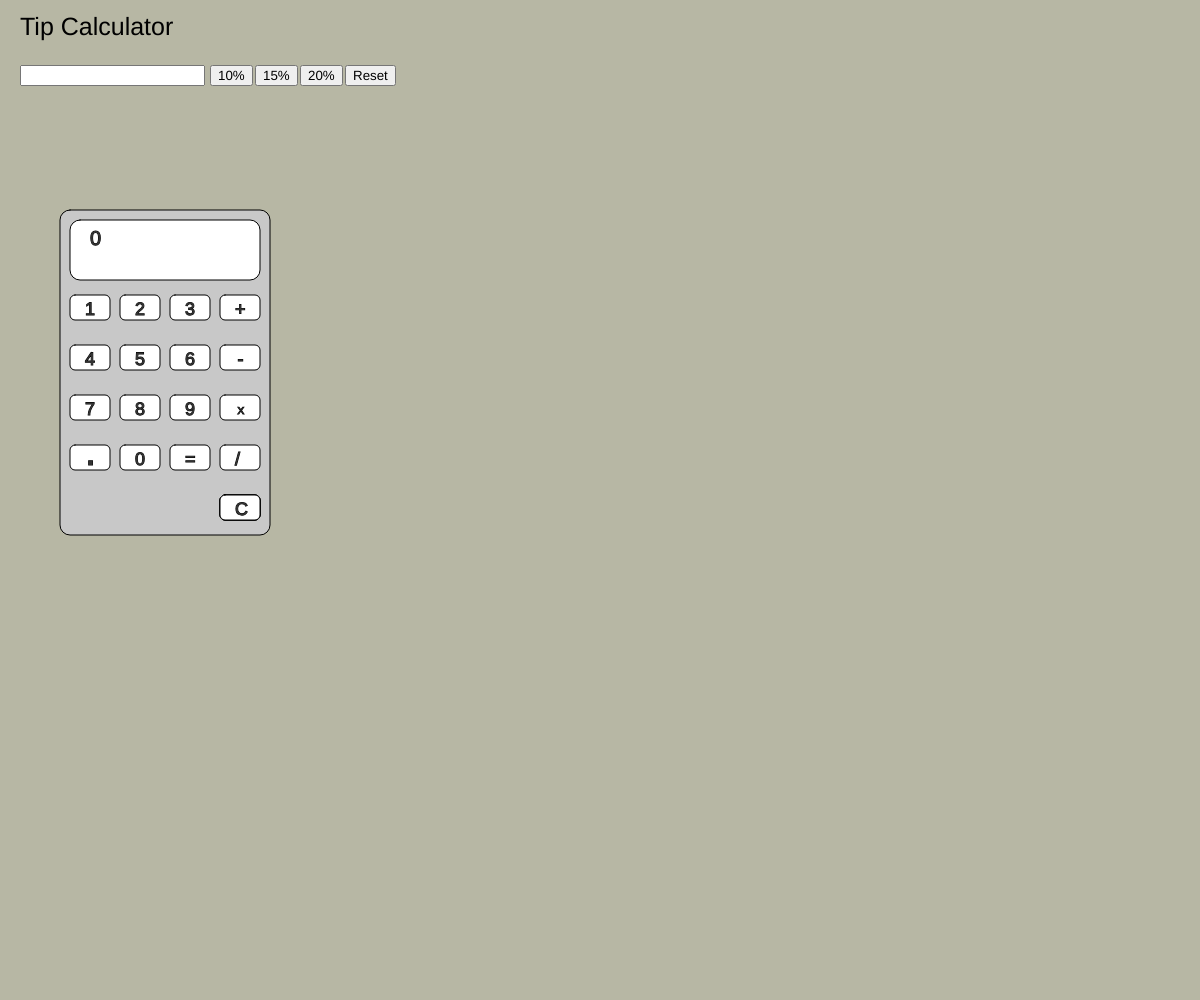
Frame 1 (no input)
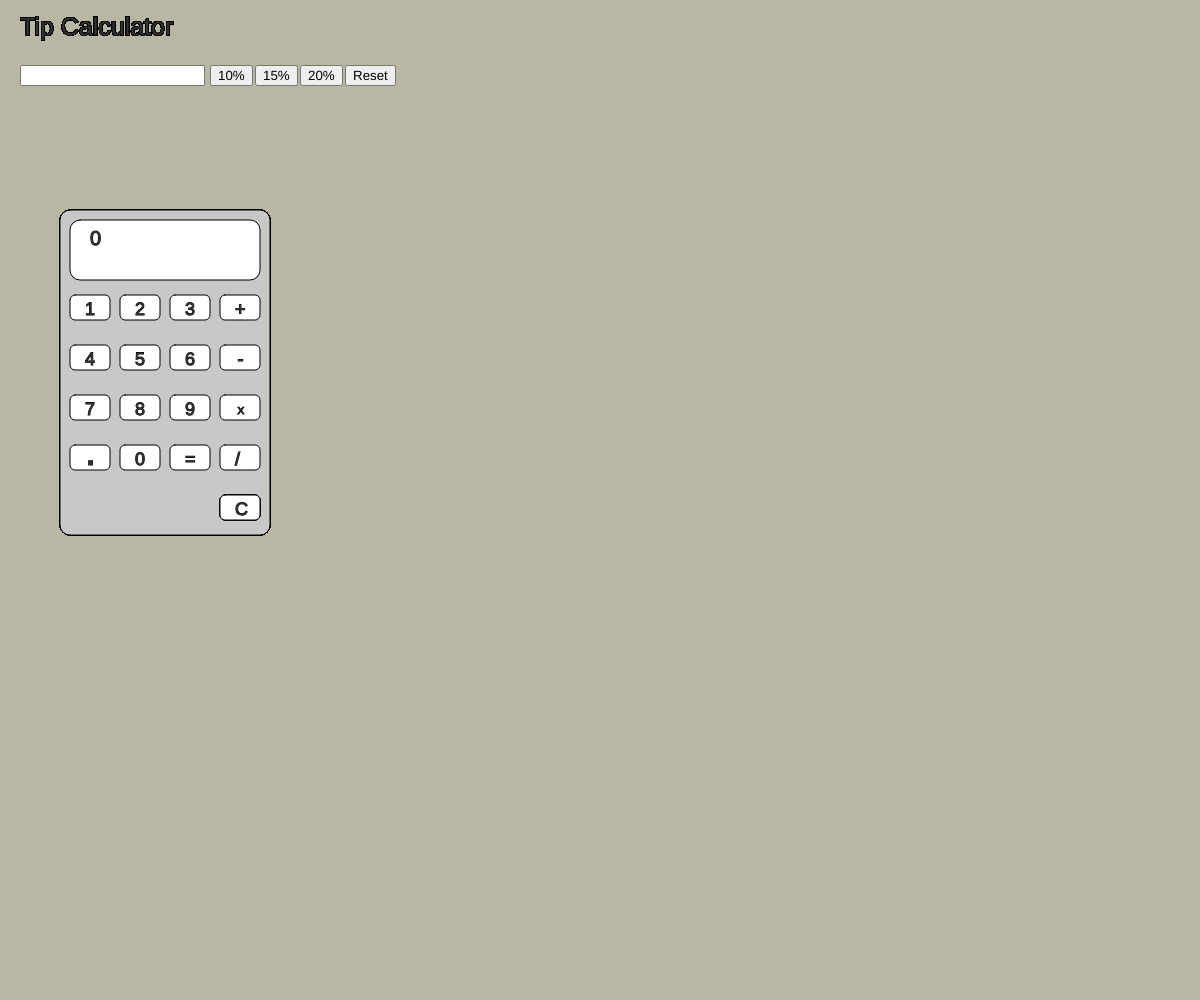
Frame 60 (no input)
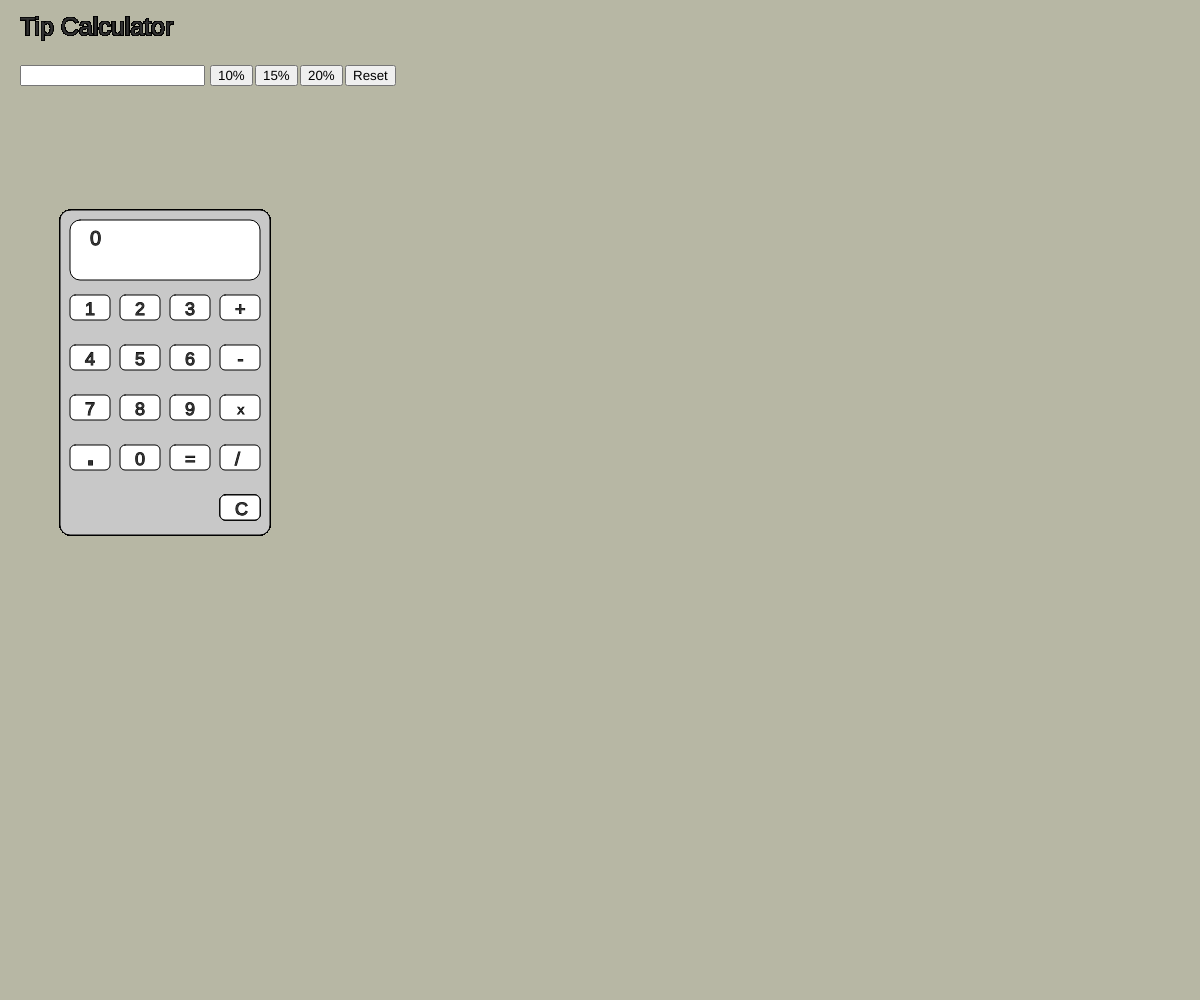
Frame 120 (the mouse pressed at the canvas centre since frame 60)

The p5.js sketch that drew these frames (run headless with seeded random() and noise() and a simulated clock; from frame 60 on, the mouse is pressed at the canvas centre):

// p5.js sketch
// ── sketch.js
let num1, num2, num3, i, add, sub, mult, div;

function setup() {
    createCanvas(innerWidth, innerHeight);
    background(183, 183, 164);
    clean();
    
    //Input Box
    input = createInput();
    input.position(20, 65);
    
    //10% Tip Calculation
    button = createButton('10%');
    button.position(input.x + input.width + 5, 65);
    button.mousePressed(tenPercentTip);
    
    //15% Tip Calculation
    button = createButton('15%');
    button.position(input.x + input.width + 50, 65);
    button.mousePressed(fifteenPercentTip);
    
    //20% Tip Calculation
    button = createButton('20%');
    button.position(input.x + input.width + 95, 65);
    button.mousePressed(twentyPercentTip);
    
    //Clear Button
    button = createButton('Reset');
    button.position(input.x +input.width + 140, 65);
    button.mousePressed(resetTip);
}

function draw() {
    textSize(25);
    text('Tip Calculator', 20, 35);
    
    //Drawing Calculator Using Loops
    fill(200);
    rect(60,210,210,325,10);
    fill(255);
    rect(70,220,190,60,10)
    for(let x=0; x<4; x++){
        for(let y=0; y<4; y++){
            stroke('black');
            fill('white');
            rect(70+x*50,295+y*50,40,25,5,5,5,5);
        }
            rect(220,495,40,25,5,5,5,5);
        }
    
    //Adding Text to Calculator
    textSize(18);
    fill(50);
    text('1', 85, 315);
    text('2', 135, 315);
    text('3', 185, 315);
    text('4', 85, 365);
    text('5', 135, 365);
    text('6', 185, 365);
    text('7', 85, 415);
    text('8', 135, 415);
    text('9', 185, 415);
    text('0', 135, 465);

    text('+', 235, 315);
    text('-', 237.5, 365);
    textSize(10);
    text('X', 237.5, 413.5);
    textSize(18);
    text('/', 235, 465);
    text('C', 235, 515);
    text('=', 185, 465);
    textSize(40);
    text('.', 85, 465);
    
    textAlign(LEFT);
    textSize(20);
    text(num1, 90, 245);
    if (add == true) {
    text('+', 75, 270);
    text(num2, 90, 270);
    }
    if (sub == true) {
    text('-', 75, 270);
    text(num2, 90, 270);
    }
    if (mult == true) {
    text('x', 75, 270);
    text(num3, 90, 270);
    }
    if (div == true) {
    text('/', 75, 270);
    text(num3, 90, 270);
    }
}

function clean(){
    num1 = 0;
    num2 = 0;
    num3 = 1;
    i = 0;
    add = false;
    sub = false;
    mult = false;
    div = false;
    console.log(num1);
}

function tenPercentTip() {
    let number = input.value();
    if(number>-1000000) {
        let tipAmount = number * 0.1;
        text('The tip for $' + number + ' is ' + tipAmount, 20, 130);
    }
    else{
        text('Please input a number, Thank you!', 20, 130);
    }
}

function fifteenPercentTip() {
    let number = input.value();
    if(number>-1000000) {
        let tipAmount = number * 0.15;
        text('The tip for $' + number + ' is ' + tipAmount, 20, 160);
    }
    else{
        text('Please input a number, Thank you!', 20, 160);
    }
}

function twentyPercentTip() {
    let number = input.value();
    if(number>-1000000) {
        let tipAmount = number * 0.2;
        text('The tip for $' + number + ' is ' + tipAmount, 20, 190);
    }
    else{
        text('Please input a number, Thank you!', 20, 190);
    }
}

function resetTip() {
    background(183, 183, 164);
}

function mousePressed() {
    if (sq(20) >= sq(mouseX - 85) + sq(mouseY - 315)) { 
        //number 1
        calcNum(1);
    }
    if (sq(20) >= sq(mouseX - 135) + sq(mouseY - 315)) { 
        //number 2
        calcNum(2);
    }
    if (sq(20) >= sq(mouseX - 185) + sq(mouseY - 315)) { 
        //number 3
        calcNum(3);
    }
    if (sq(20) >= sq(mouseX - 85) + sq(mouseY - 365)) { 
        //number 4
        calcNum(4);
    }
    if (sq(20) >= sq(mouseX - 135) + sq(mouseY - 365)) { 
        //number 5
        calcNum(5);
    }
    if (sq(20) >= sq(mouseX - 185) + sq(mouseY - 365)) { 
        //number 6
        calcNum(6);
    }
    if (sq(20) >= sq(mouseX - 85) + sq(mouseY - 415)) { 
        //number 7
        calcNum(7);
    }
    if (sq(20) >= sq(mouseX - 135) + sq(mouseY - 415)) { 
        //number 8
        calcNum(8);
    }
    if (sq(20) >= sq(mouseX - 185) + sq(mouseY - 415)) { 
        //number 9
        calcNum(9);
    }
    if (sq(20) >= sq(mouseX - 135) + sq(mouseY - 465)) { 
        //number 0
        calcNum(0);
    }
    if (sq(20) >= sq(mouseX - 85) + sq(mouseY - 465)) { 
        //colon
        if (i >= 0) {
            i = -1;
        }
    }
    if (sq(20) >= sq(mouseX - 235) + sq(mouseY - 515)) { 
        //clear
        clean();
    }
    if (sq(20) >= sq(mouseX - 235) + sq(mouseY - 315)) {
        //addition
        add = true;
        sub = false;
        mult = false;
        div = false;
        i = 0;
        num1 += num2;
        num2 = 0;
        console.log(num1);
    }
    if (sq(20) >= sq(mouseX - 235) + sq(mouseY - 365)) {
        //subtraction
        add = false;
        sub = true;
        mult = false;
        div = false;
        i = 0;
        num1 -= num2;
        num2 = 0;
        console.log(num1);
    }
    if (sq(20) >= sq(mouseX - 237.5) + sq(mouseY - 413.5)) { 
        //multiplication
        add = false;
        sub = false;
        mult = true;
        div = false;
        i = 0;
        num1 *= num3;
        num3 = 0;
        console.log(num1);
    }
    if (sq(20) >= sq(mouseX - 237.5) + sq(mouseY - 465)) { 
        //division
        add = false;
        sub = false;
        mult = false;
        div = true;
        i = 0;
        num1 /= num3;
        num3 = 0;
        console.log(num1);
    }
    if (sq(20) >= sq(mouseX - 185) + sq(mouseY - 465)) { 
        //equal
        if (add == true) {
        i = 0;
        num1 += num2;
        num2 = 0;
        console.log(num1);
        add = false;
        }
        if (sub == true) {
            i = 0;
            num1 -= num2;
            num2 = 0;
            console.log(num1);
            sub = false;
        }
        if (mult == true) {
            i = 0;
            num1 *= num3;
        num3 = 1;
        console.log(num1);
        mult = false;
        }
        if (div == true) {
        i = 0;
        num1 /= num3;
        num3 = 1;
        console.log(num1);
        div = false;
        }
        if (div == false && mult == false && add == false && sub == false) {
        console.log(num1);
        }
    }

function calcNum(n) {
  if (add == false && sub == false && mult == false && div == false) { // if no operation button is pressed, then happens the following
     if(i == 1) {
    num1 = n + num1 * pow(10, i); 
   } else if (i <= -1) {
       num1 = num1 + n * pow(10, i);
       i--;
   }
     else {
       num1 = n;
       i++;
   }
      console.log(num1);
 }
  if (add == true || sub == true) { // addition and subtraction
     if(i == 1) {
    num2 = n + num2 * pow(10, i); 
   } else if (i <= -1) {
       num2 = num2 + n * pow(10, i);
       i--;
   }
     else {
       num2 = n
       i++;
   }
      console.log(num2);
 }
  if (mult == true || div == true) { //mutiplication and division
    if (num3 == 0) {
      num3 = 0;
    }
     if(i == 1) {
    num3 = n + num3 * pow(10, i); 
   } else if (i <= -1) {
       num3 = num3 + n * pow(10, i);
       i--;
   }
     else {
       num3 = n
       i++;
   }
      console.log(num3);
 }
}
}
